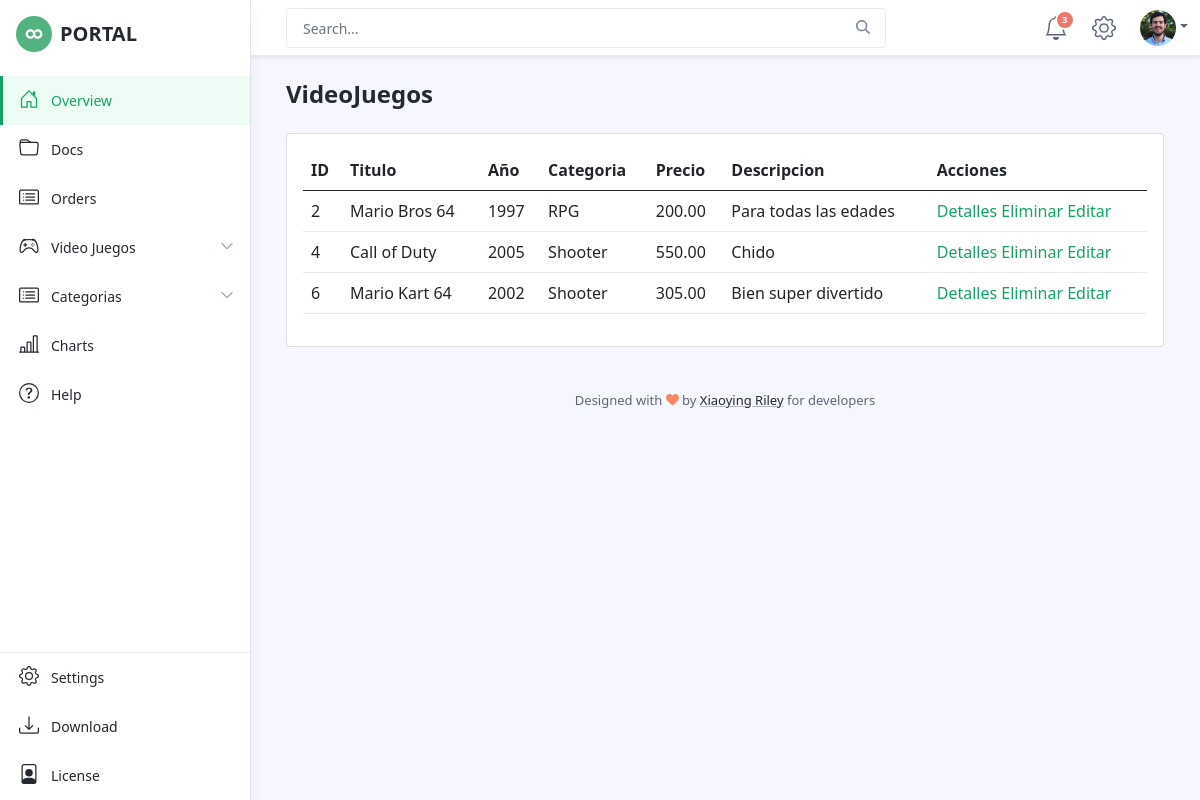
/videojuegos/lista/, run on an earlier commit of the app's database.
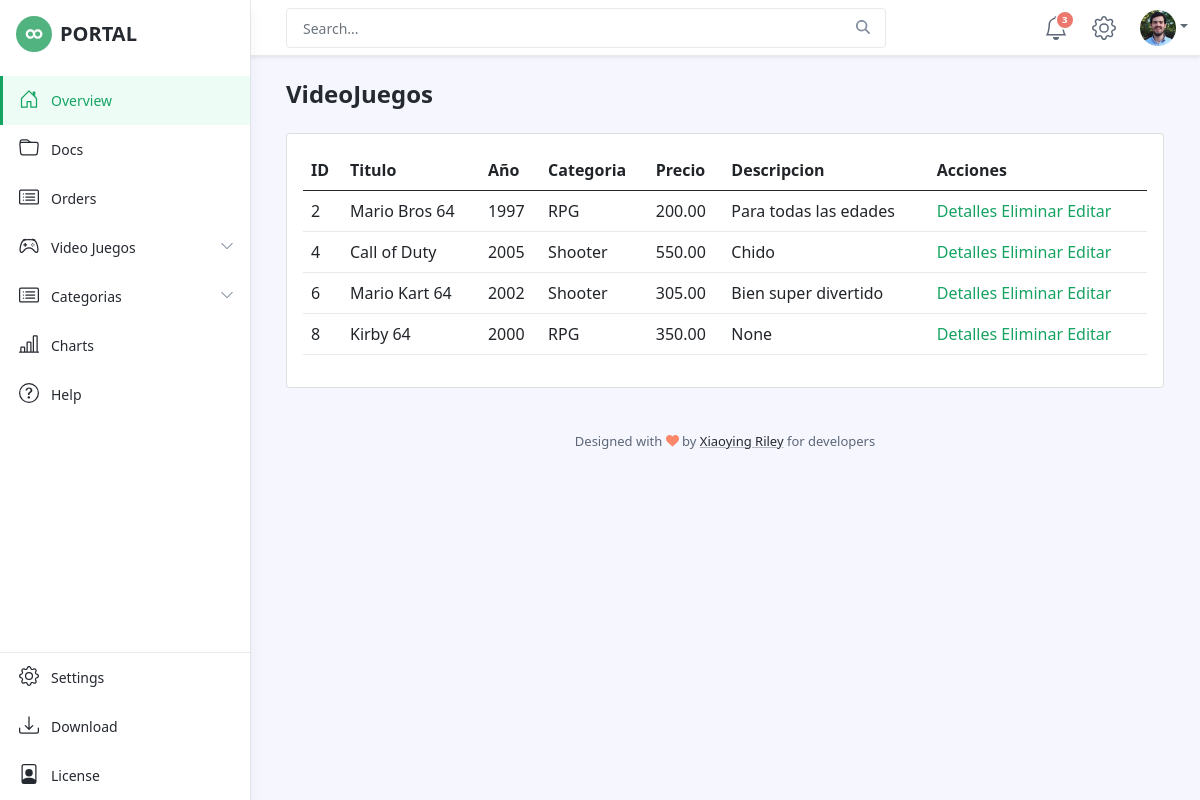
And on a later commit of the database.
### videojuego/models.py (models this page shows, shortened)
class Videojuego(models.Model):
    titulo = models.CharField('Titulo', max_length=50, unique=True)
    anio = models.IntegerField('Año')
    categoria = models.ForeignKey("videojuego.Categoria", verbose_name='categoria', on_delete=models.CASCADE)
    precio = models.DecimalField(max_digits=5, decimal_places=2)
    descripcion = models.CharField('Descripción',max_length=250, null=True, blank=True)

class Categoria(models.Model):
    nombre = models.CharField(max_length=50)
    def __str__(self):
        return self.nombre

### videojuego/views.py (the view)
class VideojuegoList(ListView):
    model = Videojuego

### videojuego/templates/videojuego/videojuego_list.html (shortened to what this page needs)
{% extends 'base2.html' %}
{% block contenido %}
<h1 class="app-page-title">VideoJuegos</h1>
    <div class="card">
        <div class="card-body">
                <table class="table">
                    <thead>
                        <th>ID</th>
                        <th>Titulo</th>
                        <th>Año</th>
                        <th>Categoria</th>
                        <th>Precio</th>
                        <th>Descripcion</th>
                        <th>Acciones</th>
                    </thead>
                    <tbody>
                        {% for videojuego in object_list %}
                        <tr>
                            <td>{{videojuego.id}}</td>
                            <td>{{videojuego.titulo}}</td>
                            <td>{{videojuego.anio}}</td>
                            <td>{{videojuego.categoria}}</td>
                            <td>{{videojuego.precio}}</td>
                            <td>{{videojuego.descripcion}}</td>
                            <td>
                                <a href="{% url 'videojuego:detalles_videojuego' videojuego.id %}">Detalles</a>
                                <a href="{% url 'videojuego:eliminar_videojuego' videojuego.id %}">Eliminar</a>
                                <a href="{% url 'videojuego:editar_videojuego' videojuego.id  %}">Editar</a>
                            </td>
                        </tr>
                        {% endfor %}
                    </tbody>
                </table>
        </div>
    </div>
{% endblock contenido %}

What changed in the data, as far as the page shows it:
added Videojuego: id "8", titulo "Kirby 64", anio "2000", categoria "RPG", precio "350.00", descripcion "None"
